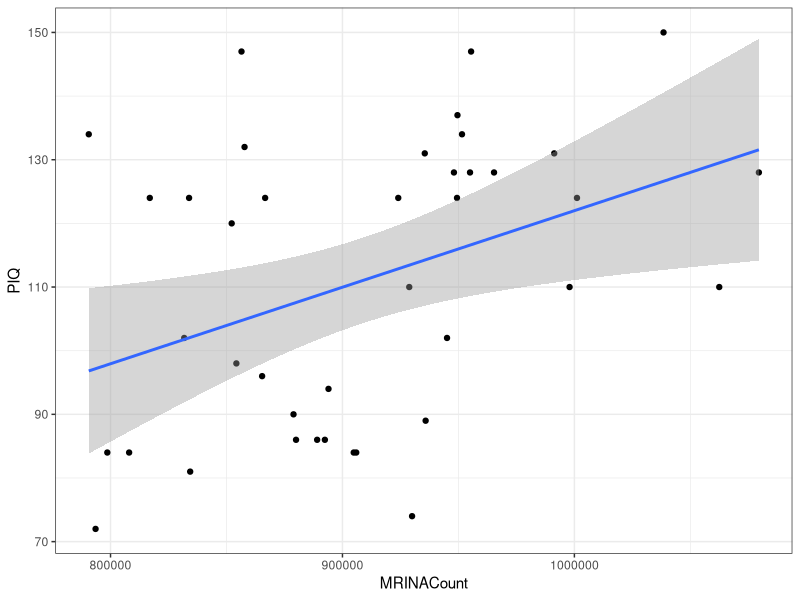
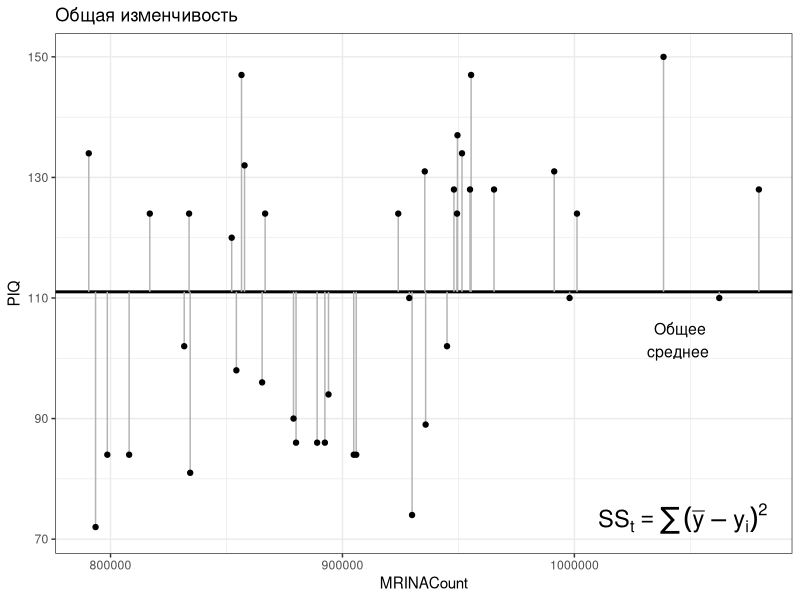
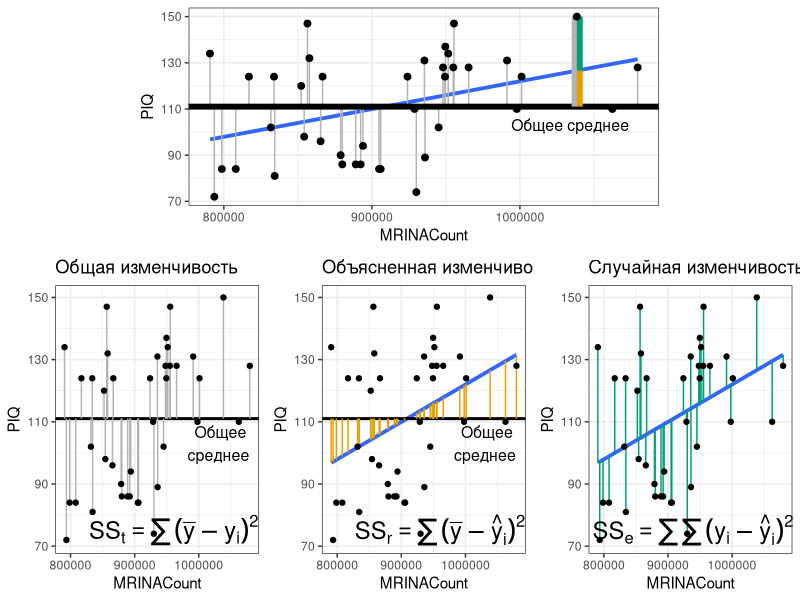
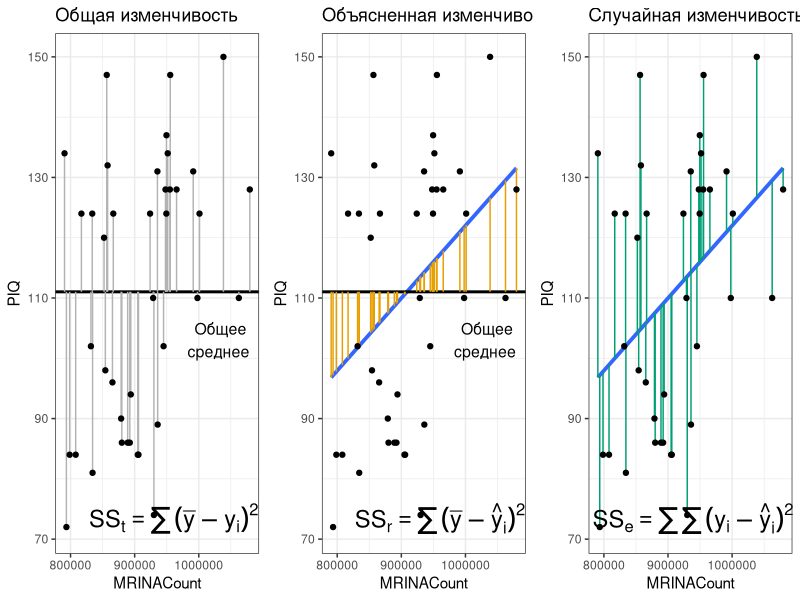
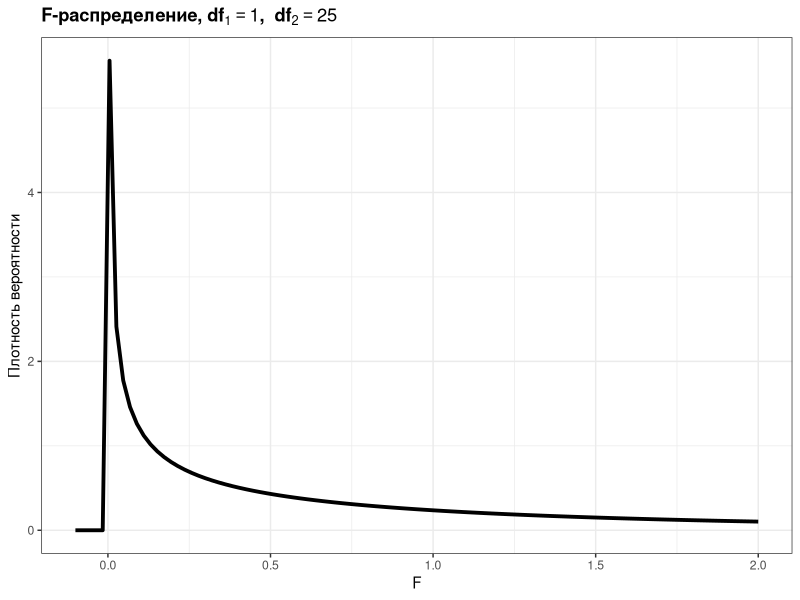
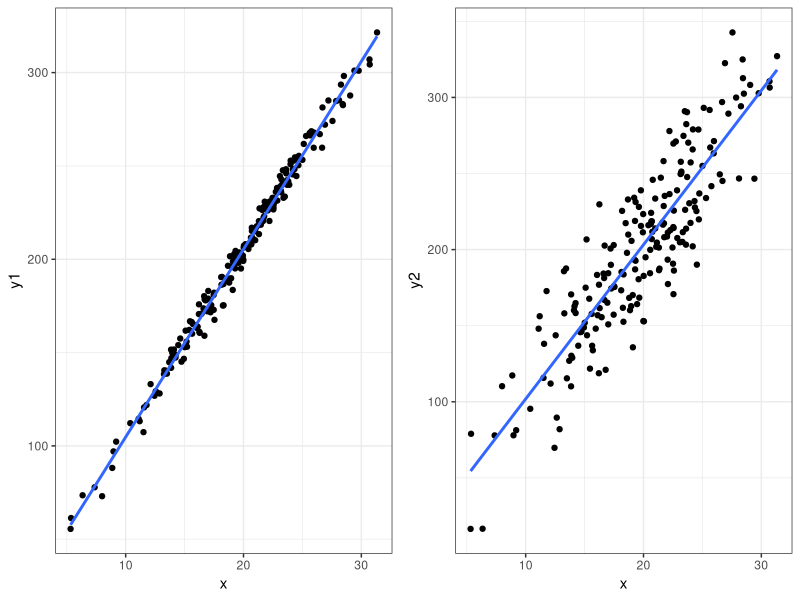

Source code (R) for these figures, in order:
## ---- chunk 1
# output options
options(width = 70, scipen = 6, digits = 3)
library(knitr)
# chunk default options
opts_chunk$set(fig.align='center', tidy = FALSE, 
               fig.width = 7, fig.height = 3, 
               warning = FALSE, message = FALSE)
## ---- chunk 2
lm_equation <- function(fit, strict = TRUE, rnd = 2){
#   extracting call formula 
  frml <- as.character(fit$call)[2]
#   extract signs
    sign <- ifelse(grepl("-", coef(fit)[-1]), " - ", " + ")
  # extract coefficients
  coeffs <- format(round(abs(coef(fit)), rnd), digits = 2, nsmall = rnd, trim = TRUE)
  if(strict == TRUE){
    i <- 1:(length(coeffs) - 1)
    vars <- c("Y", paste0(" X", i))
    
  } else {
# extract vector of variable names
  vars <- c(all.vars(formula(fit))[1], names(fit$coefficients)[-1])
# combine everything
  }
  start <- ifelse(coef(fit)[1] > 0, paste(vars[1], coeffs[1], sep = " = "), paste(vars[1], coeffs[1], sep = " = - "))
  end <- paste(sign, coeffs[-1], vars[-1], sep = "", collapse = "")
  return(paste0(start, end, sep = ""))
}
## ---- chunk 3
## Код из прошлой лекции #################################

## Открываем данные
library(readxl)
brain <- read.csv("data/IQ_brain.csv", header = TRUE)

## Линейная модель
brain_model <- lm(PIQ ~ MRINACount, data = brain)
summary(brain_model)
## ---- chunk 4
library(ggplot2)
theme_set(theme_bw())
ggplot(brain, aes(x = MRINACount, y = PIQ)) + 
  geom_point() + 
  geom_smooth(method = "lm")
## ---- chunk 5
summary(brain_model)
## ---- chunk 6
n <- nrow(brain_model$model)
n_par <- length(coef(brain_model))
df_t <-  n - n_par
smr_brain <- coef(summary(brain_model))
t_val <- round(smr_brain[2, "t value"], 2)
p_val <- round(smr_brain[2, "Pr(>|t|)"], 2)
t_crit <- qt(p = 0.95, df = 38)
## ---- chunk 7
lims <- range(brain$PIQ) + c(-1, 1)
yannot <- lims[1] + 0.5
xannot <- max(brain$MRINACount)
gmean <- mean(brain$PIQ, na.rm = TRUE)
Y <- 150
Y_hat <- predict(brain_model, newdata = brain[brain$PIQ == 150, ])
X <- brain$MRINACount[brain$PIQ == 150]

# Общая изменчивость
pl_tot <- ggplot(brain, aes(x = MRINACount, y = PIQ)) + 
  geom_hline(yintercept = gmean, size = 1) + 
  geom_segment(aes(x = MRINACount, y = PIQ, 
                   xend = MRINACount, yend = gmean), colour = "grey70") + 
  geom_point() +
    annotate("text", label = "Общее\nсреднее", 
             x = 1050000, y = gmean - 8, size = 4, hjust = 0.7) + 
  ggtitle("Общая изменчивость") + 
  annotate("text", label = "SS[t] == sum((bar(y) - y[i]))^2", parse = TRUE, x = xannot,  y = yannot, hjust = 0.95, vjust = 0.2, size = 6) 

# Когда есть зависимость
pl_all <- ggplot(brain, aes(x = MRINACount, y = PIQ)) +  
  geom_smooth(method = "lm", se = F, size = 1.3) + 
    geom_segment(aes(x = MRINACount, y = PIQ, 
                   xend = MRINACount, yend = gmean), colour = "grey70") +  
  geom_hline(yintercept = gmean, size = 2) + 
      annotate("text", label = "Общее среднее", 
             x = 1050000, y = gmean - 8, size = 4, hjust = 0.7) + 
  annotate("segment", x = X - 1500, y = Y, xend = X - 1500, yend = gmean, colour = "grey70", size = 2) + 
  annotate("segment", x = X + 2000, y = Y, xend = X + 2000, yend = Y_hat, colour = "#009E73", size = 2) +
  annotate("segment", x = X + 2000, y = Y_hat, xend = X + 2000, yend = gmean, colour = "#E69F00", size = 2) +
  geom_point(size = 2)

# Когда нет зависимости
pl_no <- ggplot(brain, aes(x = MRINACount, y = PIQ)) +  
      geom_segment(aes(x = MRINACount, y = PIQ, 
                   xend = MRINACount, yend = gmean), colour = "grey70") +  
  geom_hline(yintercept = gmean, size = 5) + 
      annotate("text", label = "Общее среднее", 
             x = 1050000, y = gmean - 8, size = 4, hjust = 0.7) + 
    geom_hline(yintercept = gmean, size = 2, colour = "dodgerblue1") + 
  annotate("segment", x = X - 1500, y = Y, xend = X - 1500, yend = gmean, colour = "grey70", size = 2) + 
  annotate("segment", x = X + 2000, y = Y, xend = X + 2000, yend = gmean, colour = "#009E73", size = 2) +
  geom_point(size = 2)

# Объясненная изменчивость
pl_exp <- ggplot(brain, aes(x = MRINACount, y = PIQ)) + 
  geom_smooth(method = "lm", se = F, size = 1.3) + 
  geom_hline(yintercept = gmean, size = 1) + 
  geom_segment(aes(x = MRINACount, y = gmean, 
                   xend = MRINACount, yend = fitted(brain_model)), colour = "#E69F00") + 
  geom_point() +
  annotate("text", label = "Общее\nсреднее", 
           x = 1050000, y = gmean - 8, size = 4, hjust = 0.7) + 
  ggtitle("Объясненная изменчивость") +
      annotate("text", label = "SS[r] == sum((bar(y) - hat(y)[i]))^2", parse = TRUE, x = xannot,  y = yannot, hjust = 0.95, vjust = 0.2, size = 6)

# Остаточная изменчивость
pl_res <- ggplot(brain, aes(x = MRINACount, y = PIQ)) + 
  geom_smooth(method ="lm", se = F, size = 1.3) + 
  geom_segment(aes(x = MRINACount, y = PIQ, 
                   xend = MRINACount, yend = fitted(brain_model)), colour = "#009E73") + 
  geom_point() +
  ggtitle("Случайная изменчивость") +
  annotate("text", label = "SS[e] == sum(sum((y [i] - hat(y)[i])))^2", parse = TRUE, x = xannot,  y = yannot, hjust = 0.95, vjust = 0.2, size = 6)
## ---- chunk 8
pl_tot
## ---- chunk 9
library(gridExtra)
lay <- rbind(c(NA, 1, 1, 1, 1, NA),
             c(2, 2, 3, 3, 4, 4))
grid.arrange(pl_all, pl_tot, pl_exp, pl_res, layout_matrix = lay, heights = c(0.42, 0.58))
## ---- chunk 10
library(gridExtra)
grid.arrange(pl_tot, pl_exp, pl_res, nrow = 1)
## ---- chunk 11
ar <- arrow(type = "closed", length = unit(0.15,"cm"))
arb <- arrow(type = "closed", length = unit(0.15,"cm"), ends = "both")

dfr <- data.frame(f = seq(-0.1, 2, 0.001))
ggplot(dfr, aes(x = f)) + 
  stat_function(fun = df, args = list(df1 = 1, df2 = 21), size = 1.3) + 
labs(title = expression(bold(paste("F-распределение,", ~df[1]==1, ", ", ~ df[2]==25))),
     x = "F", y = "Плотность вероятности")
## ---- chunk 12
x <- rnorm(200, 20, 5)
y1 <- 10 * x + 5 + rnorm(100, 0, 5)
y2 <- 10 * x + 5 + rnorm(100, 0, 30)
d <- data.frame(x = x, y1 = y1)
pl_R1 <- ggplot(d, aes(x = x, y = y1)) + geom_point() + 
  geom_smooth(method = "lm", se = F)
pl_R2 <- ggplot(d, aes(x = x, y = y2)) + geom_point() + 
  geom_smooth(method = "lm", se = F)
grid.arrange (pl_R1, pl_R2, nrow = 1)
## ---- chunk 13
summary(brain_model)
